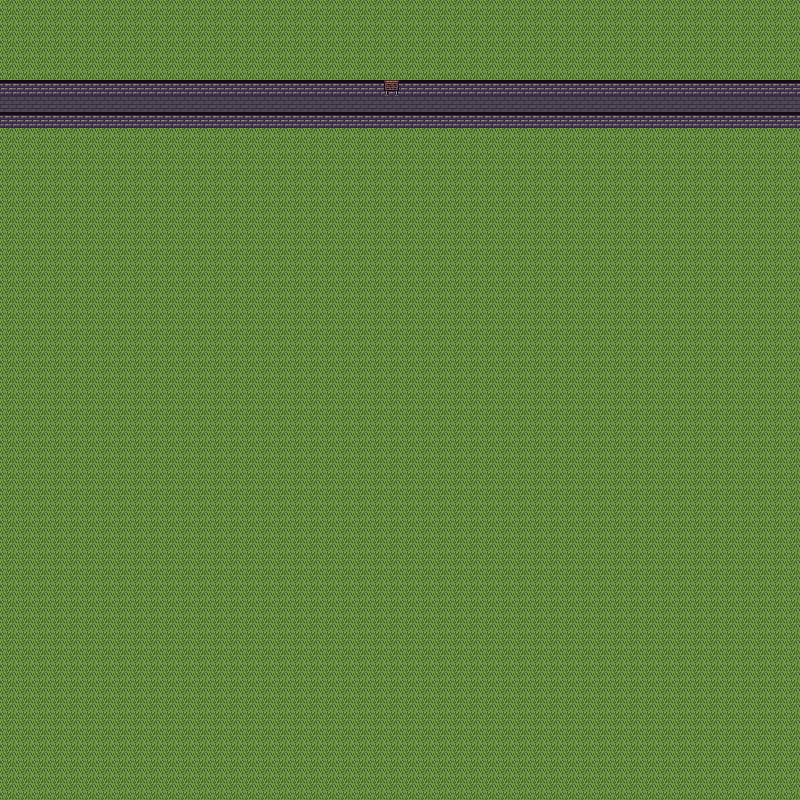

This is a level from a 2D game, rendered from its Tiled map with the project's own tilesets. A one-line summary and the map file follow, with tile-layer data summarised:
An orthogonal 50x50 tile map with 16x16 px tiles, 3 tile layers (Suelo, Paredes, Items), 3 tilesets.

<map version="1.0" orientation="orthogonal" width="50" height="50" tilewidth="16" tileheight="16">
 <tileset firstgid="1" name="Floors" tilewidth="16" tileheight="16">
  <image source="../img/DawnHack/Objects/Floors.png" width="336" height="432" />
 </tileset>
 <tileset firstgid="568" name="Walls" tilewidth="16" tileheight="16">
  <image source="../img/DawnHack/Objects/Walls.png" width="320" height="432" />
 </tileset>
 <tileset firstgid="1108" name="Furniture0" tilewidth="16" tileheight="16">
  <image source="../img/DawnHack/Objects/Furniture0.png" width="128" height="352" />
 </tileset>
 <layer name="Suelo" width="50" height="50">
  <data>[2500 cells, 2500 non-empty, 2 distinct tile ids]</data>
 </layer>
 <layer name="Paredes" width="50" height="50">
  <properties>
   <property name="block" value="always" />
  </properties>
  <data>[2500 cells, 100 non-empty, 1 distinct tile ids]</data>
 </layer>
 <layer name="Items" width="50" height="50">
  <data>[2500 cells, 1 non-empty, 1 distinct tile ids]</data>
 </layer>
</map>
